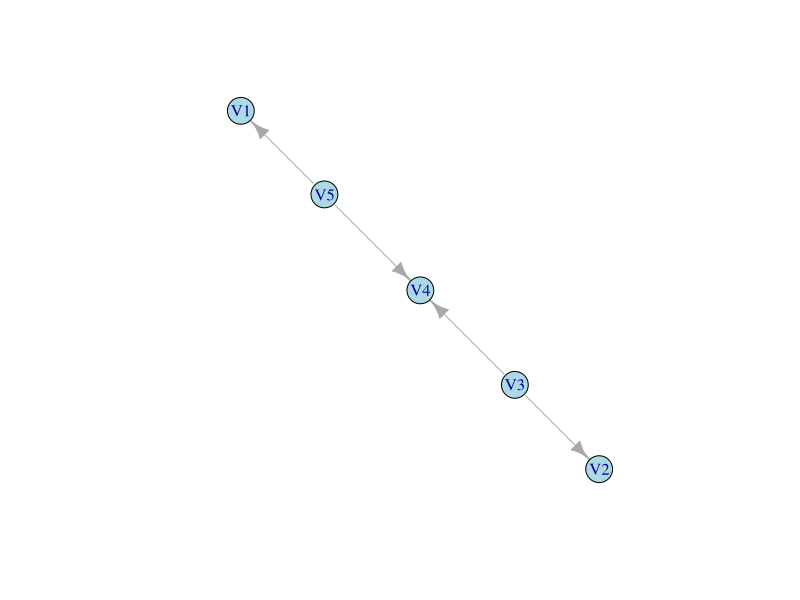

R code for this plot:
library("igraph");
N <- as.matrix(read.csv("matrix.csv",sep=";",header = FALSE),directed=TRUE);
g <- graph.adjacency(N, mode = "directed",weighted=TRUE);
res<-mst(g);
sink("mst.txt");
print(res);
sink()
png("mst.png");
plot(res,vertex.color="lightblue");
dev.off()